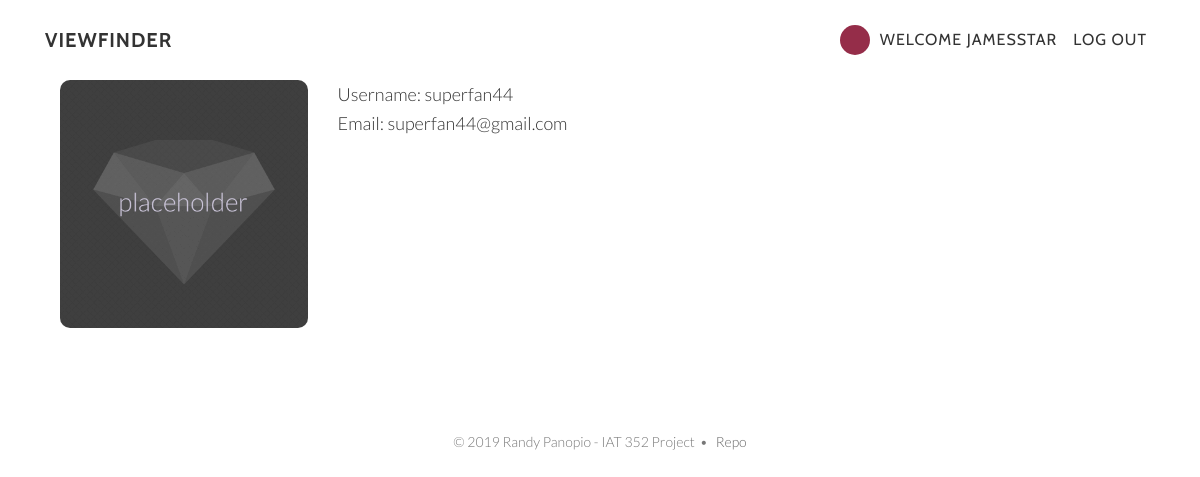
Screenshot of /follower_userinfo.php?id=2 (signed in) with the database file from the repository.
### tables this page shows
CREATE TABLE IF NOT EXISTS `photographers` (
  `id` int(6) UNSIGNED NOT NULL AUTO_INCREMENT,
  `username` varchar(30) NOT NULL,
  `email` varchar(30) NOT NULL,
  `password` varchar(255) DEFAULT NULL,
  `name` varchar(50) DEFAULT NULL,
  `genre` varchar(50) DEFAULT NULL,
  `bio` varchar(255) DEFAULT NULL,
  PRIMARY KEY (`id`)
);

CREATE TABLE IF NOT EXISTS `followers` (
  `id` int(6) UNSIGNED NOT NULL AUTO_INCREMENT,
  `username` varchar(30) NOT NULL,
  `email` varchar(30) NOT NULL,
  `password` varchar(255) DEFAULT NULL,
  PRIMARY KEY (`id`)
);

### follower_userinfo.php (the view)
<?php require("directives/header.php");
require("directives/nav_bar.php");
require("directives/database_info.php");?>
<div id="content-container">
  <div class="container">
    <div class="col-lg-12 mx-auto">
      <div class="row">
        <?php
            if (isset($_GET['id']) && is_numeric($_GET['id']) ) {
                $userID = ($_GET['id']);
                $user_info_query = "SELECT * FROM `followers` WHERE id=".$userID.";";
                $user_result = $db->query($user_info_query);
                if($user_result) {
                  $user = $user_result->fetch_array(MYSQLI_ASSOC);
                  echo "<div class=\"col-md-3 content-row\">
                            <img class=\"img-responsive\" src=\"img/placeholder.png\" alt=\"img\">
                        </div>
                        <div class=\"col-md-9 content-row\">
                        <p>
                        Username: ".$user['username']."<br />
                        Email: ".$user['email']."<br />
                        </p>
                              </div>";
                }
            }
            else {
                echo "<h1 class=\"main-header\">User not found</h1>";
            }
        ?>
      </div>
    </div>
  </div>
</div>
<?php require("directives/footer.php"); ?>

### directives/nav_bar.php (shortened to what this page needs)
<div id="main-menu-bar-container">
    <div id="main-menu-bar">
  <nav class="navbar navbar-expand-lg navbar-light fixed-top" id="mainNav">
    <div class="container">
      <a class="navbar-brand js-scroll-trigger" href="index.php">Viewfinder</a>
      <div class="collapse navbar-collapse" id="navbarResponsive">
        <ul class="navbar-nav ml-auto">
          <?php
          require_once("database_info.php");
          if(isset($_SESSION['valid_creator']) || isset($_SESSION['valid_follower'])) {
            echo "
            <li class=\"nav-item profile-image-cont\">
              <div class=\"profile-image\" ></div>
            </li>
            ";
          }
          if (isset($_SESSION['valid_creator'])) {
            $query = "SELECT `id`, `username` FROM `photographers` WHERE username=\"".($_SESSION['valid_creator'])."\";";
            $result = $db->query($query);
            if ($result) {
                if ($result->num_rows == 1) {
                    $user = $result->fetch_array(MYSQLI_ASSOC);
                    echo "<li class=\"nav-item\">
                      <a class=\"nav-link js-scroll-trigger\">Welcome ".$user['username']."</a>
                    </li>";
                    echo "
                    <li class=\"nav-item\">
                      <a class=\"nav-link js-scroll-trigger\" href=\"logout.php\">Log Out</a>
                    </li>
                    ";
                }
            }
          } else if (isset($_SESSION['valid_follower'])){
            $query = "SELECT `id`, `username` FROM `followers` WHERE username=\"".($_SESSION['valid_follower'])."\";";
            $result = $db->query($query);
            if ($result) {
                if ($result->num_rows == 1) {
                    $user = $result->fetch_array(MYSQLI_ASSOC);
                    echo "<li class=\"nav-item\">
                      <a class=\"nav-link js-scroll-trigger\">Welcome ".$user['username']."</a>
                    </li>";
                    echo "
                    <li class=\"nav-item\">
                      <a class=\"nav-link js-scroll-trigger\" href=\"logout.php\">Log Out</a>
                    </li>
                    ";
                } else {
                  echo "<li class=\"nav-item\">
                    <a class=\"nav-link js-scroll-trigger\">Welcome User</a>
                  </li>";
                  echo "
                  <li class=\"nav-item\">
                    <a class=\"nav-link js-scroll-trigger\" href=\"logout.php\">Log Out</a>
                  </li>
                  ";
                }
            }
            if ($db->connect_error)  {
                die('Connect Error: ' . $db->connect_error);
            }
            $db->close();
        } ?>
        </ul>
      </div>
    </div>
  </nav>
</div>

### styles/css/main.css (style rules this page uses)
.profile-image { position:relative;top:50%;transform:translateY(-50%);width:30px;height:30px;margin-right:2px;border-radius:50%;vertical-align:middle;background-color:#952d49 }
.navbar { background-color:white !important }
body { font-family:'Lato';font-weight:300;width:100%;height:100%;color:#333333;background-color:white }
li { list-style:none }
img { max-width:100%;width:100%;border-radius:10px }
p { font-size:16px;line-height:1.5;margin:0 0 25px }
.content-row { margin-bottom:3% }
@media (min-width: 768px) { p { font-size:18px;line-height:1.6;margin:0 0 35px } }
a { -webkit-transition:all 0.2s ease-in-out;-moz-transition:all 0.2s ease-in-out;transition:all 0.2s ease-in-out;color:#952d49 }
#mainNav { font-family:'Cabin', sans-serif;margin-bottom:0;text-transform:uppercase;border-bottom:1px solid rgba(255,255,255,0.3);background-color:white }
#mainNav .navbar-brand { font-weight:700 }
#mainNav a { color:#333333 }
#mainNav .navbar-nav .nav-item { -webkit-transition:background 0.3s ease-in-out;-moz-transition:background 0.3s ease-in-out;transition:background 0.3s ease-in-out }
#mainNav .navbar-nav { outline:none;background-color:transparent }
@media (min-width: 992px) { #mainNav { padding-top:20px;padding-bottom:20px;-webkit-transition:background 0.3s ease-in-out, padding-top 0.3s ease-in-out, padding-bottom 0.3s;-moz-transition:background 0.3s ease-in-out, padding-top 0.3s ease-in-out, padding-bottom 0.3s;transition:background 0.3s ease-in-out, padding-top 0.3s ease-in-out, padding-bottom 0.3s;letter-spacing:1px;border-bottom:none;background:transparent } }
#content-container { margin-top:80px }

### rows the page displays
photographers: username "JAMESSTAR"
followers: username "superfan44", email "superfan44@gmail.com"
